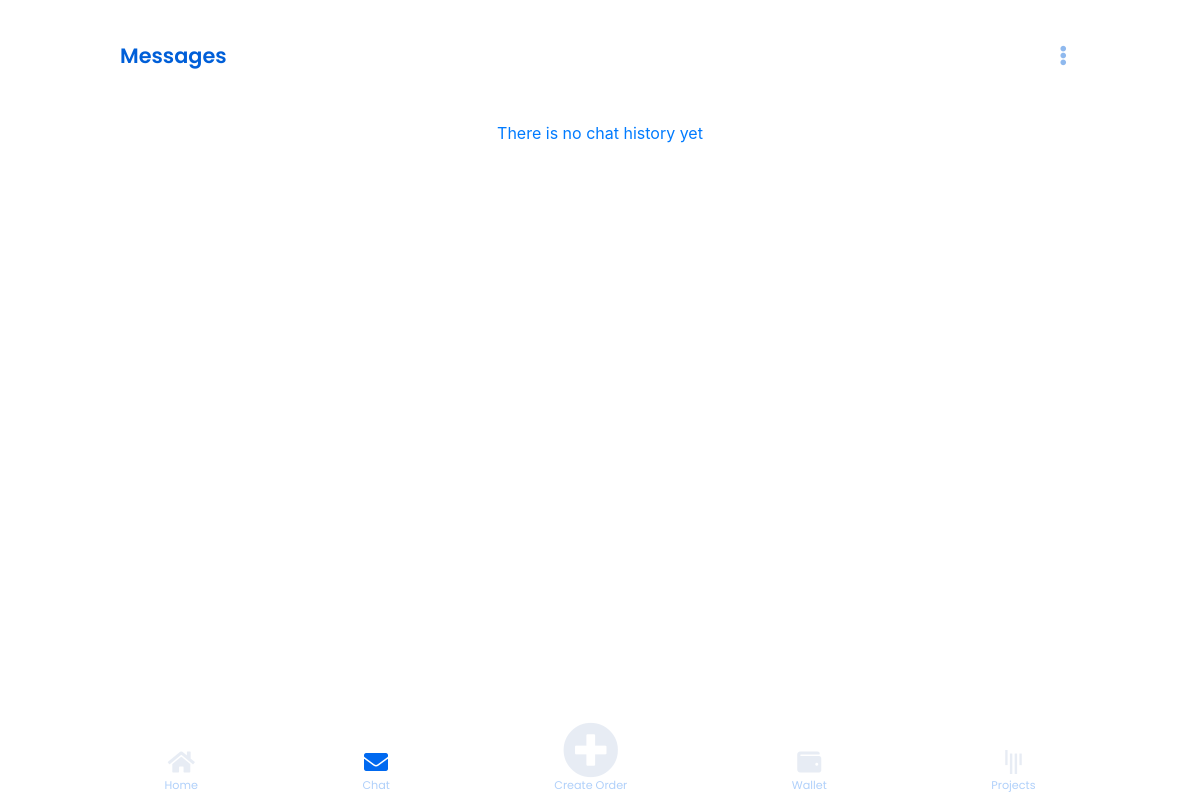
Before: /client_chat (signed in) with the older database file.
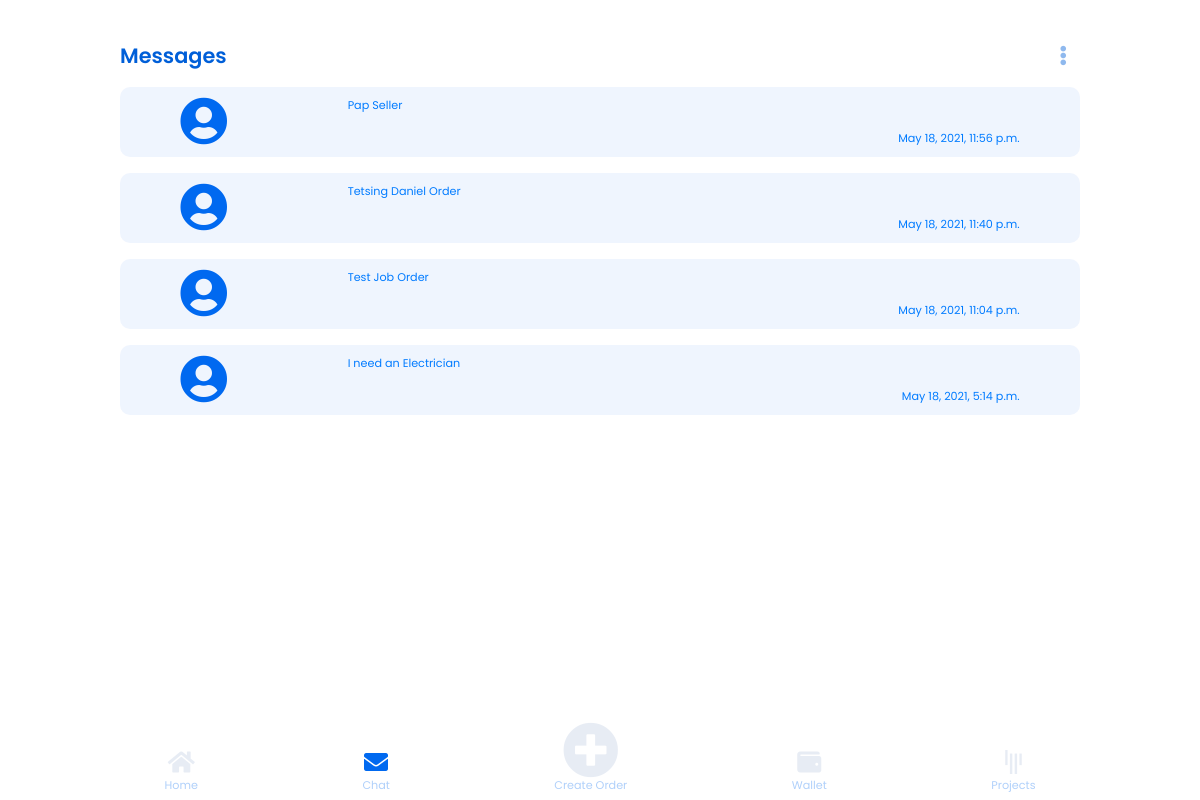
After: the same page with the newer database file.
### app/models.py (models this page shows, shortened)
class Project_Gig(models.Model):
    class Meta:
        db_table = "Gig/Project Table"
    order_id = models.TextField(max_length=20,verbose_name="Order ID",null=True)
    client_id = models.TextField(max_length=20,verbose_name="Client ID",null=True)
    artisan_id = models.TextField(max_length=20,verbose_name="Artisan ID",null=True)
    project_title= models.TextField(max_length=500,verbose_name="Project Title", null=True)
    canChat = models.BooleanField(default=False, verbose_name="Chat permission")
    projectStatus = models.TextField(max_length=15,  default='pending', verbose_name="Order Status")
    endProject = models.BooleanField(default=False, verbose_name="Was Projected ended")
    isCompleted = models.BooleanField(default=False, verbose_name="was Project completed") # sto be filled by artisan check options
    date_added = models.DateTimeField(default=timezone.now)

### app/views.py (the view)
# urls.py: path("client_chat", views.client_chat_page, name="client_chat"),
def client_chat_page(request):
    if 'user_id' in request.session:
        user_id = request.session["user_id"]
        try:
            project = Project_Gig.objects.filter(client_id=user_id).order_by('-date_added')
            if project:
                return_data = {
                    "error": False,
                    "projects": project,
                    "user": user_id,
                }
            else:
                return_data = {
                    "error": False,
                    "message": "",
                }
        except Exception as e:
            return_data = {
                "error": True,
                "message": str(e)
            }
        return render(request,"client/chat/chat.html", return_data)
    else:
        return redirect('/login')

### app/templates/client/chat/chat.html (shortened to what this page needs)
{% extends "client/nav.html" %}
{% load static %}
{% block body%}
<section class="home-background">
<div style="width: 100%; display: flex; justify-content: space-between;">
    <p class="text-left" style="color:#005FD8; font-size: 1.3rem; font-weight: 600; font-family: Poppins;">Messages</p>
    <button class="navbar-toggler" type="button" data-toggle="collapse" data-target="#navbarSupportedContent" ><i class="fas fa-ellipsis-v  text-right" style="color: #005FD870;" ></i></button>
  </div>
    {% if projects %}
    {% for p in projects %}
    {% if p.canChat == True %}
    <a href="{% url 'client_individual_chat' p.id %}"><div class="chat-div mt-3">
        <i class="fas fa-user-circle fa-alt" style="color: #0069F0;"  ></i>
        <div style="width: 70%;">
          <p class="mb-3">{{p.project_title}}</p>
          <p class="text-right">{{p.date_added}}</p>
        </div>
      </div></a>
    {% endif %}
    {% endfor %}
    {% else %}
    <div class='text-center text-primary' style="margin-top:50px;">There is no chat history yet</div>
    {% endif %}
</section>
<footer class="footer">
    <a href="{% url 'client_home' %}">
        <i class="fas fa-home fa-2x  "></i>
        <p style="margin-top:-70px; color:#0069F050;">Home</p>
    </a>
    <a href="">
        <i class="fas fa-envelope fa-2x active-icon"></i>
        <p style="margin-top:-70px; color:#0069F050;">Chat</p>
    </a>
    <a href="{% url 'new_order' %}">
        <i class="fas fa-plus-circle fa-3x "></i>
        <p style="margin-top:-70px; color:#0069F050;">Create Order</p>
    </a>
    <a href="{% url 'client_wallet' %}">
        <i class="fas fa-wallet fa-2x "></i>
        <p style="margin-top:-70px; color:#0069F050;">Wallet</p>
    </a>
    <a href="{% url 'project' %}">
        <i class="fab fa-gitter fa-2x "></i>
        <p style="margin-top:-70px; color:#0069F050;">Projects</p>
    </a>
</footer>
{% endblock %}

Changed rows visible on the page:
added Project_Gig: project_title "Pap Seller", date_added "May 18, 2021, 11:56 p.m."
added Project_Gig: project_title "Tetsing Daniel Order", date_added "May 18, 2021, 11:40 p.m."
added Project_Gig: project_title "Test Job Order", date_added "May 18, 2021, 11:04 p.m."
added Project_Gig: project_title "I need an Electrician", date_added "May 18, 2021, 5:14 p.m."
Other visible differences:
text no longer shown: "There is no chat history yet"
